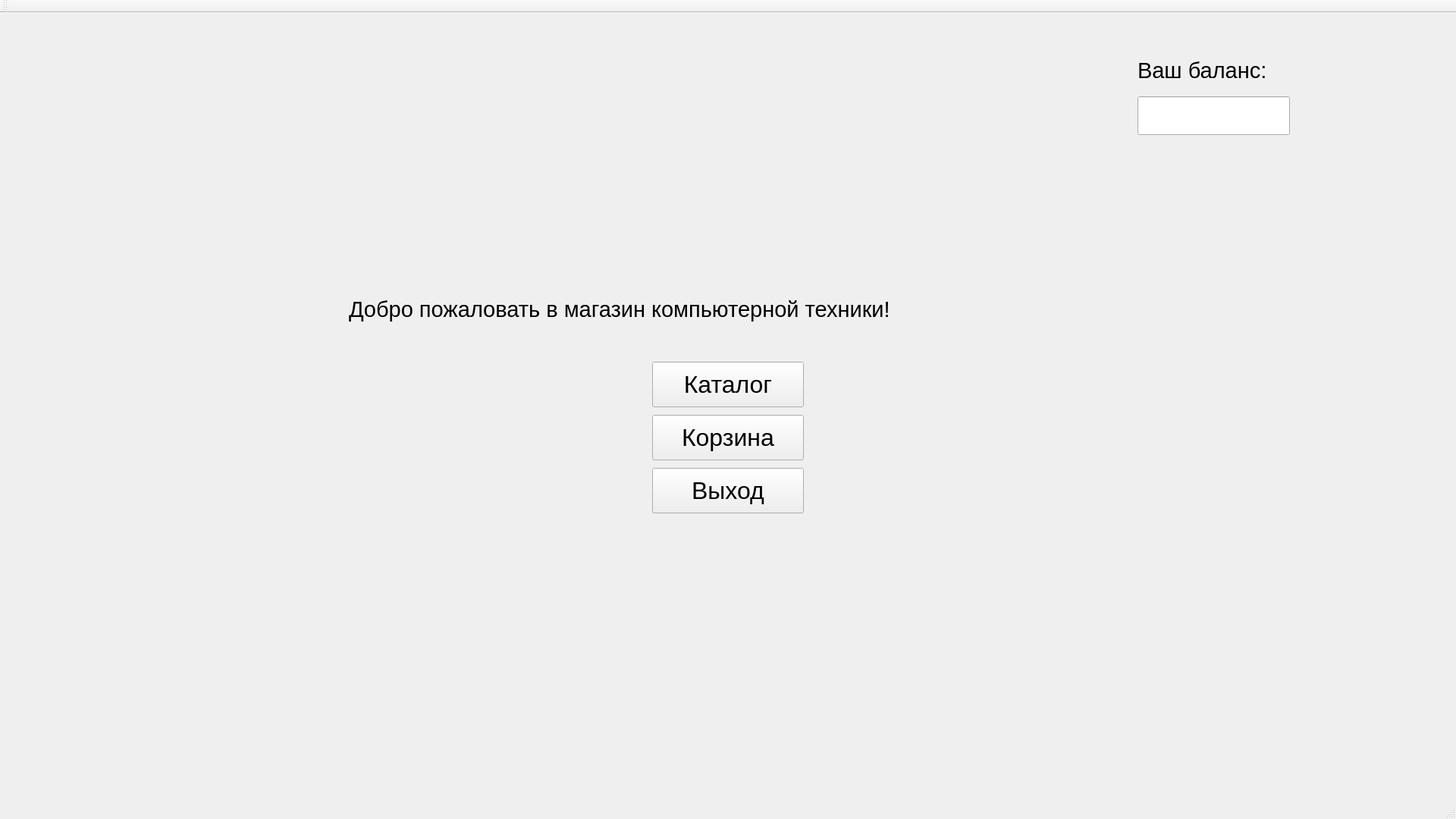
<?xml version="1.0" encoding="UTF-8"?>
<ui version="4.0">
 <class>MainWindow</class>
 <widget class="QMainWindow" name="MainWindow">
  <property name="geometry">
   <rect>
    <x>0</x>
    <y>0</y>
    <width>1920</width>
    <height>1080</height>
   </rect>
  </property>
  <property name="windowTitle">
   <string>MainWindow</string>
  </property>
  <widget class="QWidget" name="centralWidget">
   <widget class="QLabel" name="welcome_label">
    <property name="geometry">
     <rect>
      <x>460</x>
      <y>350</y>
      <width>1181</width>
      <height>81</height>
     </rect>
    </property>
    <property name="font">
     <font>
      <family>Yu Gothic UI</family>
      <pointsize>22</pointsize>
      <weight>50</weight>
      <bold>false</bold>
     </font>
    </property>
    <property name="text">
     <string>Добро пожаловать в магазин компьютерной техники!</string>
    </property>
   </widget>
   <widget class="QPushButton" name="catalog_button">
    <property name="geometry">
     <rect>
      <x>860</x>
      <y>460</y>
      <width>200</width>
      <height>60</height>
     </rect>
    </property>
    <property name="font">
     <font>
      <family>Yu Gothic UI</family>
      <pointsize>24</pointsize>
      <weight>50</weight>
      <bold>false</bold>
     </font>
    </property>
    <property name="text">
     <string>Каталог</string>
    </property>
   </widget>
   <widget class="QPushButton" name="basket_button">
    <property name="geometry">
     <rect>
      <x>860</x>
      <y>530</y>
      <width>200</width>
      <height>60</height>
     </rect>
    </property>
    <property name="font">
     <font>
      <family>Yu Gothic UI</family>
      <pointsize>24</pointsize>
      <weight>50</weight>
      <bold>false</bold>
     </font>
    </property>
    <property name="text">
     <string>Корзина</string>
    </property>
   </widget>
   <widget class="QPushButton" name="exit_button">
    <property name="geometry">
     <rect>
      <x>860</x>
      <y>600</y>
      <width>200</width>
      <height>60</height>
     </rect>
    </property>
    <property name="font">
     <font>
      <family>Yu Gothic UI</family>
      <pointsize>24</pointsize>
      <weight>50</weight>
      <bold>false</bold>
     </font>
    </property>
    <property name="text">
     <string>Выход</string>
    </property>
   </widget>
   <widget class="QLabel" name="money_label">
    <property name="geometry">
     <rect>
      <x>1500</x>
      <y>30</y>
      <width>311</width>
      <height>91</height>
     </rect>
    </property>
    <property name="font">
     <font>
      <family>Yu Gothic UI</family>
      <pointsize>22</pointsize>
      <weight>50</weight>
      <bold>false</bold>
     </font>
    </property>
    <property name="text">
     <string>Ваш баланс:</string>
    </property>
   </widget>
   <widget class="QLabel" name="balance_shower">
    <property name="geometry">
     <rect>
      <x>1750</x>
      <y>30</y>
      <width>211</width>
      <height>91</height>
     </rect>
    </property>
    <property name="font">
     <font>
      <family>Yu Gothic UI</family>
      <pointsize>22</pointsize>
      <weight>50</weight>
      <bold>false</bold>
     </font>
    </property>
    <property name="text">
     <string/>
    </property>
   </widget>
   <widget class="QLineEdit" name="deposit_line">
    <property name="geometry">
     <rect>
      <x>1500</x>
      <y>110</y>
      <width>201</width>
      <height>51</height>
     </rect>
    </property>
    <property name="font">
     <font>
      <family>Yu Gothic UI</family>
      <pointsize>22</pointsize>
     </font>
    </property>
    <property name="text">
     <string/>
    </property>
   </widget>
  </widget>
  <widget class="QMenuBar" name="menuBar">
   <property name="geometry">
    <rect>
     <x>0</x>
     <y>0</y>
     <width>1920</width>
     <height>17</height>
    </rect>
   </property>
  </widget>
  <widget class="QToolBar" name="mainToolBar">
   <attribute name="toolBarArea">
    <enum>TopToolBarArea</enum>
   </attribute>
   <attribute name="toolBarBreak">
    <bool>false</bool>
   </attribute>
  </widget>
  <widget class="QStatusBar" name="statusBar"/>
 </widget>
 <layoutdefault spacing="6" margin="11"/>
 <resources/>
 <connections/>
</ui>
